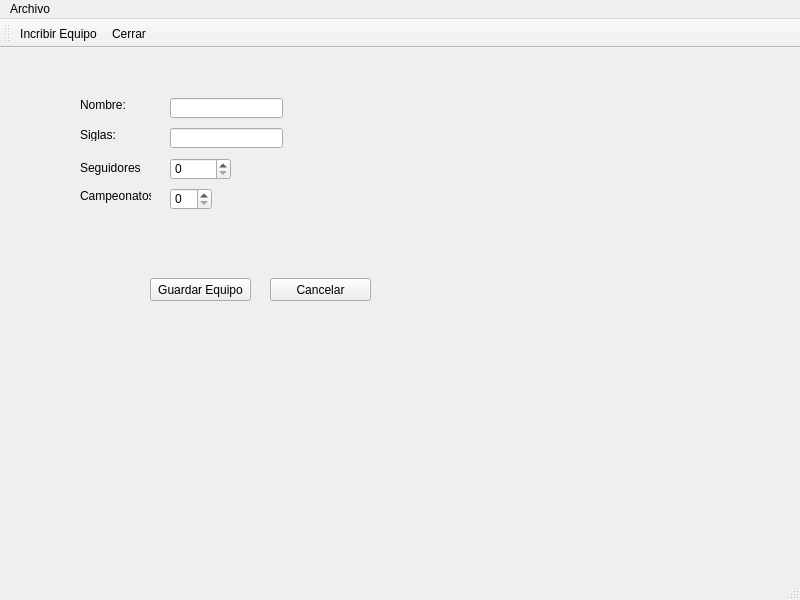
<?xml version="1.0" encoding="UTF-8"?>
<ui version="4.0">
 <class>MainWindow</class>
 <widget class="QMainWindow" name="MainWindow">
  <property name="geometry">
   <rect>
    <x>0</x>
    <y>0</y>
    <width>800</width>
    <height>600</height>
   </rect>
  </property>
  <property name="windowTitle">
   <string>MainWindow</string>
  </property>
  <widget class="QWidget" name="centralwidget">
   <widget class="QPushButton" name="pushButton">
    <property name="geometry">
     <rect>
      <x>150</x>
      <y>230</y>
      <width>101</width>
      <height>23</height>
     </rect>
    </property>
    <property name="text">
     <string>Guardar Equipo</string>
    </property>
   </widget>
   <widget class="QLineEdit" name="lineEdit">
    <property name="geometry">
     <rect>
      <x>170</x>
      <y>50</y>
      <width>113</width>
      <height>20</height>
     </rect>
    </property>
   </widget>
   <widget class="QLabel" name="label">
    <property name="geometry">
     <rect>
      <x>80</x>
      <y>50</y>
      <width>47</width>
      <height>13</height>
     </rect>
    </property>
    <property name="text">
     <string>Nombre:</string>
    </property>
   </widget>
   <widget class="QPushButton" name="pushButton_2">
    <property name="geometry">
     <rect>
      <x>270</x>
      <y>230</y>
      <width>101</width>
      <height>23</height>
     </rect>
    </property>
    <property name="text">
     <string>Cancelar</string>
    </property>
   </widget>
   <widget class="QLabel" name="label_2">
    <property name="geometry">
     <rect>
      <x>80</x>
      <y>80</y>
      <width>47</width>
      <height>13</height>
     </rect>
    </property>
    <property name="text">
     <string>Siglas:</string>
    </property>
   </widget>
   <widget class="QLineEdit" name="lineEdit_2">
    <property name="geometry">
     <rect>
      <x>170</x>
      <y>80</y>
      <width>113</width>
      <height>20</height>
     </rect>
    </property>
   </widget>
   <widget class="QLabel" name="label_3">
    <property name="geometry">
     <rect>
      <x>80</x>
      <y>110</y>
      <width>61</width>
      <height>20</height>
     </rect>
    </property>
    <property name="text">
     <string>Seguidores:</string>
    </property>
   </widget>
   <widget class="QSpinBox" name="spinBox">
    <property name="geometry">
     <rect>
      <x>170</x>
      <y>110</y>
      <width>61</width>
      <height>22</height>
     </rect>
    </property>
   </widget>
   <widget class="QSpinBox" name="spinBox_2">
    <property name="geometry">
     <rect>
      <x>170</x>
      <y>140</y>
      <width>42</width>
      <height>22</height>
     </rect>
    </property>
   </widget>
   <widget class="QLabel" name="label_4">
    <property name="geometry">
     <rect>
      <x>80</x>
      <y>140</y>
      <width>71</width>
      <height>16</height>
     </rect>
    </property>
    <property name="text">
     <string>Campeonatos:</string>
    </property>
   </widget>
  </widget>
  <widget class="QMenuBar" name="menubar">
   <property name="geometry">
    <rect>
     <x>0</x>
     <y>0</y>
     <width>800</width>
     <height>21</height>
    </rect>
   </property>
   <widget class="QMenu" name="menuArchivo">
    <property name="title">
     <string>Archivo</string>
    </property>
    <addaction name="actionIncribir_Equipo"/>
    <addaction name="actionCerrar"/>
   </widget>
   <addaction name="menuArchivo"/>
  </widget>
  <widget class="QStatusBar" name="statusbar"/>
  <widget class="QToolBar" name="toolBar">
   <property name="windowTitle">
    <string>toolBar</string>
   </property>
   <attribute name="toolBarArea">
    <enum>TopToolBarArea</enum>
   </attribute>
   <attribute name="toolBarBreak">
    <bool>false</bool>
   </attribute>
   <addaction name="actionIncribir_Equipo"/>
   <addaction name="actionCerrar"/>
  </widget>
  <action name="actionIncribir_Equipo">
   <property name="text">
    <string>Incribir Equipo</string>
   </property>
  </action>
  <action name="actionCerrar">
   <property name="text">
    <string>Cerrar</string>
   </property>
  </action>
 </widget>
 <resources/>
 <connections/>
</ui>
